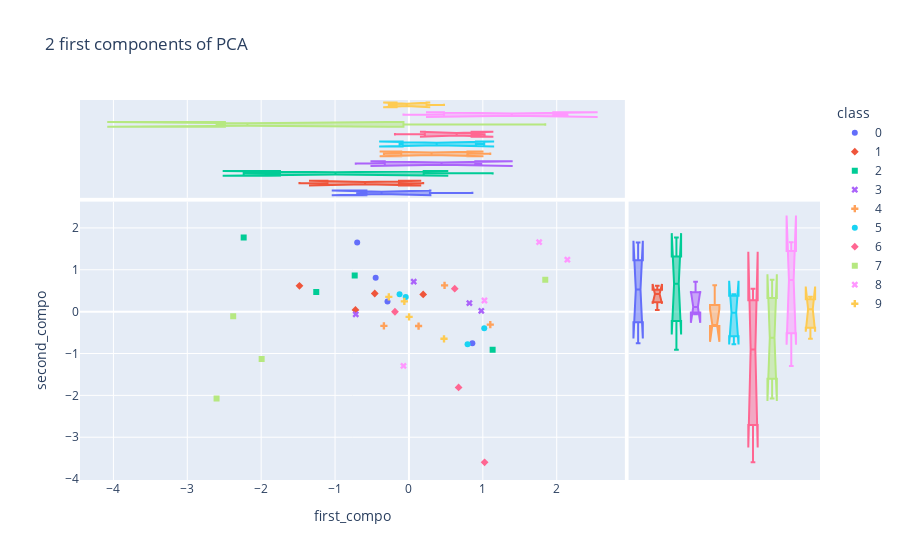

Write notebook code for a chart like this one.
### Code cell
from sklearn.discriminant_analysis import LinearDiscriminantAnalysis as LDA

clf = LDA(n_components=3)
proj = clf.fit_transform(X_centre,y)

df = pd.DataFrame({
'class':y.astype(str), 'first_compo':proj[:,0].T, 'second_compo':proj[:,1].T, 'third_compo':proj[:,2].T
})

fig = px.scatter(df, x='first_compo', y='second_compo',color="class", symbol='class',
                 marginal_x="box", marginal_y="box",
                    title="2 first components of FDA")
fig.show()

### Figure 1 — Plotly figure (JSON) as saved in the notebook; plotly's stock layout.template omitted (floating-point values rounded to 4 significant figures)
{"data": [{"hovertemplate": "class=0<br>first_compo=%{x}<br>second_compo=%{y}<extra></extra>", "legendgroup": "0", "marker": {"color": "#636efa", "symbol": "circle"}, "mode": "markers", "name": "0", "orientation": "v", "showlegend": true, "type": "scatter", "x": [-0.7003, -0.2904, -0.4505, 0.8583], "xaxis": "x", "y": [1.65, 0.2441, 0.8081, -0.7565], "yaxis": "y"}, {"alignmentgroup": "True", "hovertemplate": "class=0<br>first_compo=%{x}<extra></extra>", "legendgroup": "0", "marker": {"color": "#636efa", "symbol": "circle"}, "name": "0", "notched": true, "offsetgroup": "0", "showlegend": false, "type": "box", "x": [-0.7003, -0.2904, -0.4505, 0.8583], "xaxis": "x3", "yaxis": "y3"}, {"alignmentgroup": "True", "hovertemplate": "class=0<br>second_compo=%{y}<extra></extra>", "legendgroup": "0", "marker": {"color": "#636efa", "symbol": "circle"}, "name": "0", "notched": true, "offsetgroup": "0", "showlegend": false, "type": "box", "xaxis": "x2", "y": [1.65, 0.2441, 0.8081, -0.7565], "yaxis": "y2"}, {"hovertemplate": "class=1<br>first_compo=%{x}<br>second_compo=%{y}<extra></extra>", "legendgroup": "1", "marker": {"color": "#EF553B", "symbol": "diamond"}, "mode": "markers", "name": "1", "orientation": "v", "showlegend": true, "type": "scatter", "x": [-0.7238, -0.4628, -1.482, 0.1928], "xaxis": "x", "y": [0.04035, 0.4337, 0.6173, 0.4106], "yaxis": "y"}, {"alignmentgroup": "True", "hovertemplate": "class=1<br>first_compo=%{x}<extra></extra>", "legendgroup": "1", "marker": {"color": "#EF553B", "symbol": "diamond"}, "name": "1", "notched": true, "offsetgroup": "1", "showlegend": false, "type": "box", "x": [-0.7238, -0.4628, -1.482, 0.1928], "xaxis": "x3", "yaxis": "y3"}, {"alignmentgroup": "True", "hovertemplate": "class=1<br>second_compo=%{y}<extra></extra>", "legendgroup": "1", "marker": {"color": "#EF553B", "symbol": "diamond"}, "name": "1", "notched": true, "offsetgroup": "1", "showlegend": false, "type": "box", "xaxis": "x2", "y": [0.04035, 0.4337, 0.6173, 0.4106], "yaxis": "y2"}, {"hovertemplate": "class=2<br>first_compo=%{x}<br>second_compo=%{y}<extra></extra>", "legendgroup": "2", "marker": {"color": "#00cc96", "symbol": "square"}, "mode": "markers", "name": "2", "orientation": "v", "showlegend": true, "type": "scatter", "x": [1.133, -1.255, -0.7342, -2.237], "xaxis": "x", "y": [-0.9127, 0.4662, 0.864, 1.771], "yaxis": "y"}, {"alignmentgroup": "True", "hovertemplate": "class=2<br>first_compo=%{x}<extra></extra>", "legendgroup": "2", "marker": {"color": "#00cc96", "symbol": "square"}, "name": "2", "notched": true, "offsetgroup": "2", "showlegend": false, "type": "box", "x": [1.133, -1.255, -0.7342, -2.237], "xaxis": "x3", "yaxis": "y3"}, {"alignmentgroup": "True", "hovertemplate": "class=2<br>second_compo=%{y}<extra></extra>", "legendgroup": "2", "marker": {"color": "#00cc96", "symbol": "square"}, "name": "2", "notched": true, "offsetgroup": "2", "showlegend": false, "type": "box", "xaxis": "x2", "y": [-0.9127, 0.4662, 0.864, 1.771], "yaxis": "y2"}, {"hovertemplate": "class=3<br>first_compo=%{x}<br>second_compo=%{y}<extra></extra>", "legendgroup": "3", "marker": {"color": "#ab63fa", "symbol": "x"}, "mode": "markers", "name": "3", "orientation": "v", "showlegend": true, "type": "scatter", "x": [0.818, -0.7198, 0.06505, 0.9791], "xaxis": "x", "y": [0.2044, -0.06509, 0.7165, 0.0186], "yaxis": "y"}, {"alignmentgroup": "True", "hovertemplate": "class=3<br>first_compo=%{x}<extra></extra>", "legendgroup": "3", "marker": {"color": "#ab63fa", "symbol": "x"}, "name": "3", "notched": true, "offsetgroup": "3", "showlegend": false, "type": "box", "x": [0.818, -0.7198, 0.06505, 0.9791], "xaxis": "x3", "yaxis": "y3"}, {"alignmentgroup": "True", "hovertemplate": "class=3<br>second_compo=%{y}<extra></extra>", "legendgroup": "3", "marker": {"color": "#ab63fa", "symbol": "x"}, "name": "3", "notched": true, "offsetgroup": "3", "showlegend": false, "type": "box", "xaxis": "x2", "y": [0.2044, -0.06509, 0.7165, 0.0186], "yaxis": "y2"}, {"hovertemplate": "class=4<br>first_compo=%{x}<br>second_compo=%{y}<extra></extra>", "legendgroup": "4", "marker": {"color": "#FFA15A", "symbol": "cross"}, "mode": "markers", "name": "4", "orientation": "v", "showlegend": true, "type": "scatter", "x": [0.1304, -0.339, 0.4821, 1.101], "xaxis": "x", "y": [-0.3443, -0.3411, 0.6281, -0.3108], "yaxis": "y"}, {"alignmentgroup": "True", "hovertemplate": "class=4<br>first_compo=%{x}<extra></extra>", "legendgroup": "4", "marker": {"color": "#FFA15A", "symbol": "cross"}, "name": "4", "notched": true, "offsetgroup": "4", "showlegend": false, "type": "box", "x": [0.1304, -0.339, 0.4821, 1.101], "xaxis": "x3", "yaxis": "y3"}, {"alignmentgroup": "True", "hovertemplate": "class=4<br>second_compo=%{y}<extra></extra>", "legendgroup": "4", "marker": {"color": "#FFA15A", "symbol": "cross"}, "name": "4", "notched": true, "offsetgroup": "4", "showlegend": false, "type": "box", "xaxis": "x2", "y": [-0.3443, -0.3411, 0.6281, -0.3108], "yaxis": "y2"}, {"hovertemplate": "class=5<br>first_compo=%{x}<br>second_compo=%{y}<extra></extra>", "legendgroup": "5", "marker": {"color": "#19d3f3", "symbol": "circle"}, "mode": "markers", "name": "5", "orientation": "v", "showlegend": true, "type": "scatter", "x": [0.7935, -0.1269, -0.04356, 1.019], "xaxis": "x", "y": [-0.7806, 0.4131, 0.3477, -0.3973], "yaxis": "y"}, {"alignmentgroup": "True", "hovertemplate": "class=5<br>first_compo=%{x}<extra></extra>", "legendgroup": "5", "marker": {"color": "#19d3f3", "symbol": "circle"}, "name": "5", "notched": true, "offsetgroup": "5", "showlegend": false, "type": "box", "x": [0.7935, -0.1269, -0.04356, 1.019], "xaxis": "x3", "yaxis": "y3"}, {"alignmentgroup": "True", "hovertemplate": "class=5<br>second_compo=%{y}<extra></extra>", "legendgroup": "5", "marker": {"color": "#19d3f3", "symbol": "circle"}, "name": "5", "notched": true, "offsetgroup": "5", "showlegend": false, "type": "box", "xaxis": "x2", "y": [-0.7806, 0.4131, 0.3477, -0.3973], "yaxis": "y2"}, {"hovertemplate": "class=6<br>first_compo=%{x}<br>second_compo=%{y}<extra></extra>", "legendgroup": "6", "marker": {"color": "#FF6692", "symbol": "diamond"}, "mode": "markers", "name": "6", "orientation": "v", "showlegend": true, "type": "scatter", "x": [1.024, 0.6195, 0.6721, -0.1893], "xaxis": "x", "y": [-3.6, 0.5485, -1.811, -0.002439], "yaxis": "y"}, {"alignmentgroup": "True", "hovertemplate": "class=6<br>first_compo=%{x}<extra></extra>", "legendgroup": "6", "marker": {"color": "#FF6692", "symbol": "diamond"}, "name": "6", "notched": true, "offsetgroup": "6", "showlegend": false, "type": "box", "x": [1.024, 0.6195, 0.6721, -0.1893], "xaxis": "x3", "yaxis": "y3"}, {"alignmentgroup": "True", "hovertemplate": "class=6<br>second_compo=%{y}<extra></extra>", "legendgroup": "6", "marker": {"color": "#FF6692", "symbol": "diamond"}, "name": "6", "notched": true, "offsetgroup": "6", "showlegend": false, "type": "box", "xaxis": "x2", "y": [-3.6, 0.5485, -1.811, -0.002439], "yaxis": "y2"}, {"hovertemplate": "class=7<br>first_compo=%{x}<br>second_compo=%{y}<extra></extra>", "legendgroup": "7", "marker": {"color": "#B6E880", "symbol": "square"}, "mode": "markers", "name": "7", "orientation": "v", "showlegend": true, "type": "scatter", "x": [-2.604, -1.993, -2.379, 1.845], "xaxis": "x", "y": [-2.074, -1.132, -0.1117, 0.7636], "yaxis": "y"}, {"alignmentgroup": "True", "hovertemplate": "class=7<br>first_compo=%{x}<extra></extra>", "legendgroup": "7", "marker": {"color": "#B6E880", "symbol": "square"}, "name": "7", "notched": true, "offsetgroup": "7", "showlegend": false, "type": "box", "x": [-2.604, -1.993, -2.379, 1.845], "xaxis": "x3", "yaxis": "y3"}, {"alignmentgroup": "True", "hovertemplate": "class=7<br>second_compo=%{y}<extra></extra>", "legendgroup": "7", "marker": {"color": "#B6E880", "symbol": "square"}, "name": "7", "notched": true, "offsetgroup": "7", "showlegend": false, "type": "box", "xaxis": "x2", "y": [-2.074, -1.132, -0.1117, 0.7636], "yaxis": "y2"}, {"hovertemplate": "class=8<br>first_compo=%{x}<br>second_compo=%{y}<extra></extra>", "legendgroup": "8", "marker": {"color": "#FF97FF", "symbol": "x"}, "mode": "markers", "name": "8", "orientation": "v", "showlegend": true, "type": "scatter", "x": [1.763, -0.07403, 2.145, 1.022], "xaxis": "x", "y": [1.659, -1.296, 1.241, 0.2656], "yaxis": "y"}, {"alignmentgroup": "True", "hovertemplate": "class=8<br>first_compo=%{x}<extra></extra>", "legendgroup": "8", "marker": {"color": "#FF97FF", "symbol": "x"}, "name": "8", "notched": true, "offsetgroup": "8", "showlegend": false, "type": "box", "x": [1.763, -0.07403, 2.145, 1.022], "xaxis": "x3", "yaxis": "y3"}, {"alignmentgroup": "True", "hovertemplate": "class=8<br>second_compo=%{y}<extra></extra>", "legendgroup": "8", "marker": {"color": "#FF97FF", "symbol": "x"}, "name": "8", "notched": true, "offsetgroup": "8", "showlegend": false, "type": "box", "xaxis": "x2", "y": [1.659, -1.296, 1.241, 0.2656], "yaxis": "y2"}, {"hovertemplate": "class=9<br>first_compo=%{x}<br>second_compo=%{y}<extra></extra>", "legendgroup": "9", "marker": {"color": "#FECB52", "symbol": "cross"}, "mode": "markers", "name": "9", "orientation": "v", "showlegend": true, "type": "scatter", "x": [0.4746, -0.2724, -0.06224, 0.002144], "xaxis": "x", "y": [-0.6484, 0.3531, 0.2443, -0.1253], "yaxis": "y"}, {"alignmentgroup": "True", "hovertemplate": "class=9<br>first_compo=%{x}<extra></extra>", "legendgroup": "9", "marker": {"color": "#FECB52", "symbol": "cross"}, "name": "9", "notched": true, "offsetgroup": "9", "showlegend": false, "type": "box", "x": [0.4746, -0.2724, -0.06224, 0.002144], "xaxis": "x3", "yaxis": "y3"}, {"alignmentgroup": "True", "hovertemplate": "class=9<br>second_compo=%{y}<extra></extra>", "legendgroup": "9", "marker": {"color": "#FECB52", "symbol": "cross"}, "name": "9", "notched": true, "offsetgroup": "9", "showlegend": false, "type": "box", "xaxis": "x2", "y": [-0.6484, 0.3531, 0.2443, -0.1253], "yaxis": "y2"}], "layout": {"legend": {"title": {"text": "class"}, "tracegroupgap": 0}, "title": {"text": "2 first components of PCA"}, "xaxis": {"anchor": "y", "domain": [0, 0.7363], "title": {"text": "first_compo"}}, "xaxis2": {"anchor": "y2", "domain": [0.7413, 1], "matches": "x2", "showgrid": false, "showline": false, "showticklabels": false, "ticks": ""}, "xaxis3": {"anchor": "y3", "domain": [0, 0.7363], "matches": "x", "showgrid": true, "showticklabels": false}, "xaxis4": {"anchor": "y4", "domain": [0.7413, 1], "matches": "x2", "showgrid": false, "showline": false, "showticklabels": false, "ticks": ""}, "yaxis": {"anchor": "x", "domain": [0, 0.7326], "title": {"text": "second_compo"}}, "yaxis2": {"anchor": "x2", "domain": [0, 0.7326], "matches": "y", "showgrid": true, "showticklabels": false}, "yaxis3": {"anchor": "x3", "domain": [0.7426, 1], "matches": "y3", "showgrid": false, "showline": false, "showticklabels": false, "ticks": ""}, "yaxis4": {"anchor": "x4", "domain": [0.7426, 1], "matches": "y3", "showgrid": true, "showline": false, "showticklabels": false, "ticks": ""}}}
